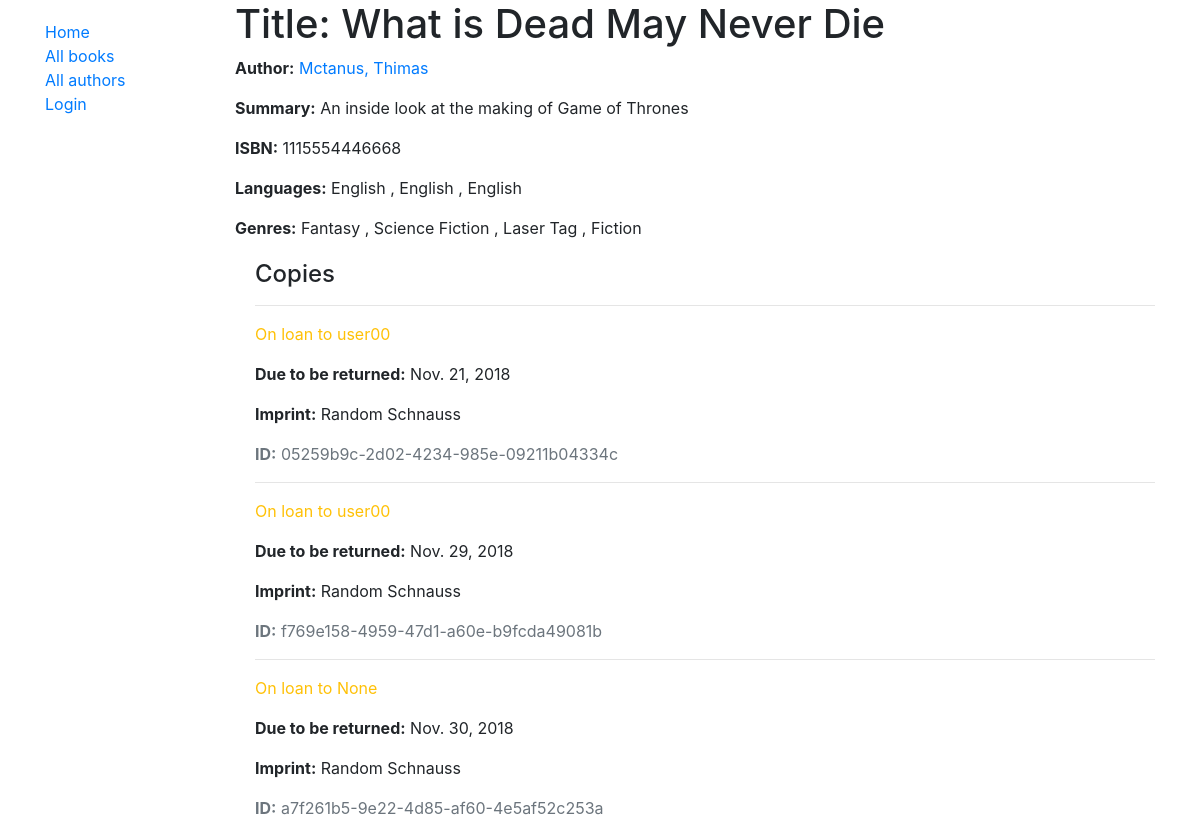
The page /catalog/book/1 on the database as committed earlier.
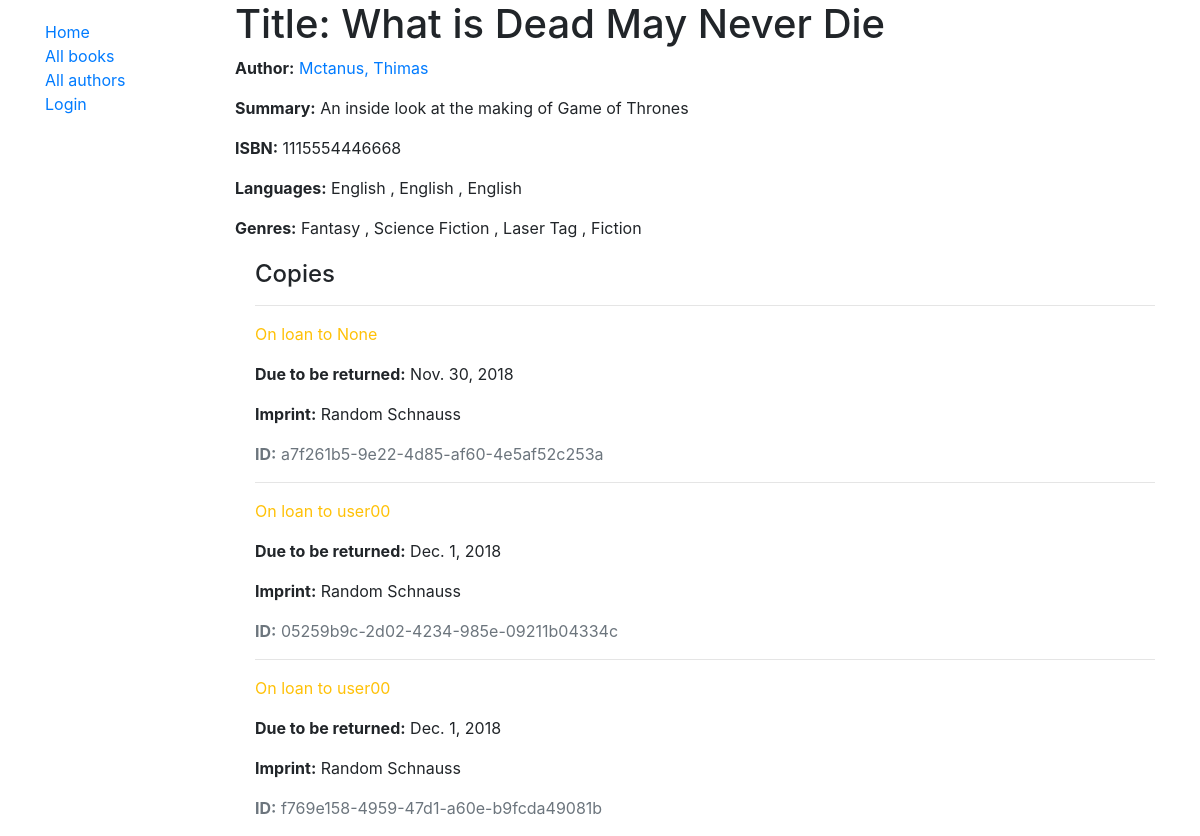
The same page on the database as committed later.
### catalog/models.py (models this page shows, shortened)
class BookInstance(models.Model):
    id = models.UUIDField(primary_key=True, default=uuid.uuid4, help_text='Unique ID for this particular book across whole library')
    book = models.ForeignKey('Book', on_delete=models.SET_NULL, null=True)
    imprint = models.CharField(max_length=200)
    language = models.CharField(max_length=200, default='English')
    due_back = models.DateField(null=True, blank=True)
    borrower = models.ForeignKey(User, on_delete=models.SET_NULL, null=True, blank=True)
    LOAN_STATUS =(
        ('m', 'Maintenance'),
        ('o', 'On loan'),
        ('a', 'Available'),
        ('r', 'Reserved'),
    )
    STATUS_DICT = {
        'm': 'text-danger',
        'o': 'text-warning',
        'a': 'text-success',
        'r': 'text-warning'
    }
    status = models.CharField(
        max_length=1,
        choices=LOAN_STATUS,
        blank=True,
        default='m',
        help_text='Book availability'
    )
    class Meta:
        ordering = ['due_back']
        permissions = (("can_mark_returned", "Set book as returned"), )
    def get_status_text_style(self):
        return self.STATUS_DICT[self.status]

class Genre(models.Model):
    name = models.CharField(max_length=200, help_text='Enter a book genre (e.g. Science fiction')
    def __str__(self):
        return self.name

### catalog/views.py (the view)
# urls.py: path('book/<int:pk>', views.BookDetailView.as_view(), name='book-detail'),
class BookDetailView(generic.DetailView):
    model = Book

### catalog/models.py (called while the page is built)
    def __str__(self):
        return f'{self.last_name}, {self.first_name}'

### catalog/templates/catalog/book_detail.html
{% extends "catalog/base_generic.html" %}
{% block content %}
    <h1>Title: {{ book.title }}</h1>
    <p><strong>Author:</strong> <a href="{% url 'author-detail' book.author.pk %}">{{ book.author }}</a></p>
    <p><strong>Summary:</strong> {{ book.summary }}</p>
    <p><strong>ISBN:</strong> {{ book.isbn }}</p>
    <p><strong>Languages:</strong>
        {% for copy in book.bookinstance_set.all %}
            {{ copy.language }}
            {% if not forloop.last %},
            {% endif %}
        {% endfor %}
    </p>
    <p><strong>Genres:</strong>
        {% for genre in book.genre.all %}
            {{ genre }}
            {% if not forloop.last %},
            {% endif %}
        {% endfor %}
    </p>
    <div style="margin-left:20px;margin-top:20px">
    <h4>Copies</h4>
    {% for copy in book.bookinstance_set.all %}
        <hr>
        <p class="{{ copy.get_status_text_style }}">
            {{ copy.get_status_display }}
            {% if copy.status == 'o' %}
                to {{ copy.borrower }}
            {% endif %}
        </p>
        {% if copy.status != 'a' %}
            <p><strong>Due to be returned:</strong> {{ copy.due_back }}</p>
        {% endif %}
        <p><strong>Imprint:</strong> {{ copy.imprint }}</p>
        <p class="text-muted"><strong>ID:</strong> {{ copy.id }}</p>
    {% endfor %}
    </div>
{% endblock %}

Rows that differ between the two databases and show on the page:
shown differently, row unchanged: BookInstance "None": now shows ","; moves up the list
changed BookInstance (number 2 of 3 on the later page): due_back "Nov. 21, 2018" → "Dec. 1, 2018"
changed BookInstance "f769e158-4959-47d1-a60e-b9fcda49081b": due_back "Nov. 29, 2018" → "Dec. 1, 2018"; no longer shows ","
